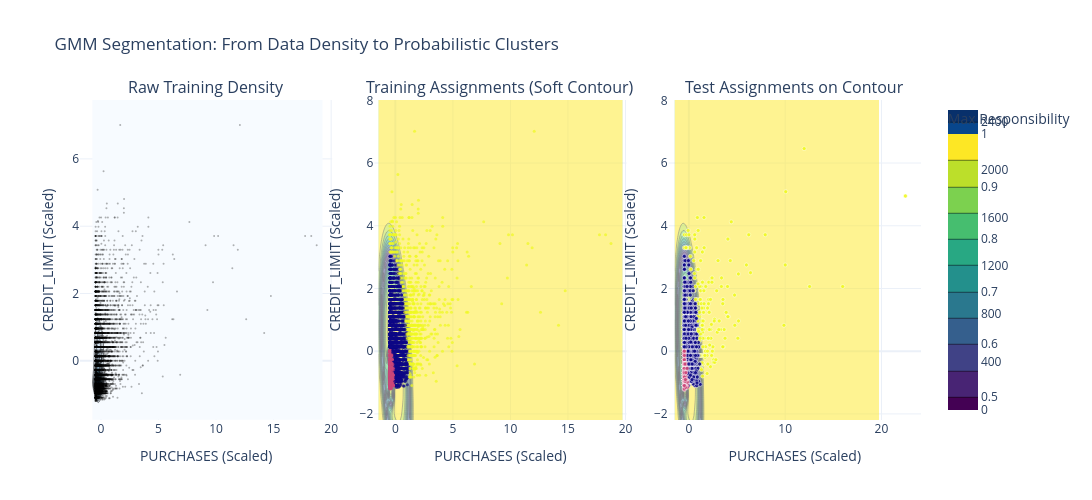

This figure's notebook cell:
### Markdown cell above
### Evaluation of the Visualizations and the Expectation Vector

The continuous background contour map visually demonstrates the mathematical properties proven in Part 3. By calculating the responsibility over a dense grid of coordinates $x_{\text{grid}}$, we calculate the soft assignment expectation vector $\mathbb{E}[Z_i \mid X_i = x_{\text{grid}}]$ at every location. 

The color mapping plots the maximum of this vector (the maximum responsibility $\max_{k} \gamma_{ik}$). In regions near the structural cluster centers ($\mu_k$), the color indicates high confidence (approaching 1.0), meaning the expectation vector is highly localized to a single one-hot encoded state. As the physical coordinate traverses the space and transitions between two clusters, the contour visually darkens or lightens in the valleys. These valleys represent the decision boundaries where $\mathbb{E}[Z_i \mid X_i = x_{\text{grid}}]$ becomes uniformly distributed (e.g., $[0.5, 0.5]$), vividly mapping the inherent mathematical uncertainty of probabilistic clustering onto the feature space. Overlaying out-of-sample test points confirms that the regions of highest latent ambiguity are consistent between both seen and unseen data.

### Code cell
import pandas as pd
import numpy as np
import plotly.graph_objects as go
from plotly.subplots import make_subplots
from sklearn.mixture import GaussianMixture
from sklearn.preprocessing import StandardScaler
from sklearn.model_selection import train_test_split

class GMMFinancialSegmenter:
    def __init__(self, data_url, features=['PURCHASES', 'CREDIT_LIMIT'], n_components=3, random_state=42):
        self.data_url = data_url
        self.features = features
        self.n_components = n_components
        self.random_state = random_state
        self.scaler = StandardScaler()
        self.gmm = GaussianMixture(
            n_components=self.n_components, 
            covariance_type='full', 
            random_state=self.random_state
        )
        
    def load_and_preprocess(self):
        print("Downloading dataset directly from the web...")
        # Read the raw CSV directly from a public GitHub repository hosting the Kaggle data
        df = pd.read_csv(self.data_url)
        df = df.dropna(subset=self.features)
        
        X = df[self.features].values
        X_scaled = self.scaler.fit_transform(X)
        
        self.X_train, self.X_test = train_test_split(
            X_scaled, test_size=0.2, random_state=self.random_state
        )
        print(f"Data successfully loaded and split: {len(self.X_train)} train samples, {len(self.X_test)} test samples.")
        
    def fit_evaluate(self):
        print("Fitting Gaussian Mixture Model...")
        # EM Execution
        self.gmm.fit(self.X_train)
        
        print(f"EM Algorithm Converged: {self.gmm.converged_}")
        print(f"Number of Iterations: {self.gmm.n_iter_}")
        
        # Out-of-Sample Validation
        test_log_likelihood = self.gmm.score(self.X_test)
        print(f"Average Out-of-Sample Log-Likelihood: {test_log_likelihood:.4f}")
        
    def _create_mesh_grid(self, padding=1.0, resolution=150):
        # Create a coordinate grid spanning the data range
        x_min, x_max = self.X_train[:, 0].min() - padding, self.X_train[:, 0].max() + padding
        y_min, y_max = self.X_train[:, 1].min() - padding, self.X_train[:, 1].max() + padding
        xx, yy = np.meshgrid(np.linspace(x_min, x_max, resolution), 
                             np.linspace(y_min, y_max, resolution))
        grid_points = np.c_[xx.ravel(), yy.ravel()]
        return xx, yy, grid_points

    def generate_visualizations(self):
        print("Generating visualizations...")
        xx, yy, grid_points = self._create_mesh_grid()
        
        # Calculate responsibilities (gamma_ik) for the grid points
        # predict_proba returns E[Z_i | X_i = x_grid]
        grid_responsibilities = self.gmm.predict_proba(grid_points)
        max_responsibilities = grid_responsibilities.max(axis=1).reshape(xx.shape)

        fig = make_subplots(rows=1, cols=3, 
                            subplot_titles=('Raw Training Density', 
                                            'Training Assignments (Soft Contour)', 
                                            'Test Assignments on Contour'),
                            horizontal_spacing=0.05)

        # 1. 2D Density Heatmap
        fig.add_trace(go.Histogram2dContour(
            x=self.X_train[:, 0], y=self.X_train[:, 1],
            colorscale='Blues', reversescale=False,
            xaxis='x1', yaxis='y1'
        ), row=1, col=1)
        fig.add_trace(go.Scatter(
            x=self.X_train[:, 0], y=self.X_train[:, 1],
            mode='markers', marker=dict(size=2, color='black', opacity=0.3)
        ), row=1, col=1)

        # 2. Training Assignments with Contours
        fig.add_trace(go.Contour(
            x=xx[0], y=yy[:,0], z=max_responsibilities,
            colorscale='Viridis', opacity=0.5, showscale=False
        ), row=1, col=2)
        train_labels = self.gmm.predict(self.X_train)
        fig.add_trace(go.Scatter(
            x=self.X_train[:, 0], y=self.X_train[:, 1], mode='markers',
            marker=dict(size=3, color=train_labels, colorscale='Plasma', opacity=0.7)
        ), row=1, col=2)

        # 3. Test Assignments on Contour
        fig.add_trace(go.Contour(
            x=xx[0], y=yy[:,0], z=max_responsibilities,
            colorscale='Viridis', opacity=0.5, showscale=True,
            colorbar=dict(title='Max Responsibility', x=1.02)
        ), row=1, col=3)
        test_labels = self.gmm.predict(self.X_test)
        fig.add_trace(go.Scatter(
            x=self.X_test[:, 0], y=self.X_test[:, 1], mode='markers',
            marker=dict(size=4, color=test_labels, colorscale='Plasma', opacity=0.9,
                        line=dict(width=0.5, color='white'))
        ), row=1, col=3)

        fig.update_layout(
            height=500, width=1400, 
            title_text="GMM Segmentation: From Data Density to Probabilistic Clusters",
            showlegend=False,
            template="plotly_white"
        )
        
        for i in range(1, 4):
            fig.update_xaxes(title_text=self.features[0] + " (Scaled)", row=1, col=i)
            fig.update_yaxes(title_text=self.features[1] + " (Scaled)", row=1, col=i)

        fig.show()


if __name__ == "__main__":
    # Public Raw GitHub URL containing the specific CC GENERAL.csv dataset
    RAW_DATA_URL = "https://raw.githubusercontent.com/RAHULKASHYAP02/Credit-Card-Segmentation/master/CC%20GENERAL.csv"
    
    # Initialize, run, and plot
    segmenter = GMMFinancialSegmenter(data_url=RAW_DATA_URL)
    segmenter.load_and_preprocess()
    segmenter.fit_evaluate()
    segmenter.generate_visualizations()

### Figure 1 — Plotly figure (JSON) as saved in the notebook; plotly's stock layout.template omitted (floating-point values rounded to 4 significant figures; data arrays with more than 128 entries replaced by an {"elided": "..."} marker saying what was removed)
{"data": [{"colorscale": [[0, "rgb(247,251,255)"], [0.125, "rgb(222,235,247)"], [0.25, "rgb(198,219,239)"], [0.375, "rgb(158,202,225)"], [0.5, "rgb(107,174,214)"], [0.625, "rgb(66,146,198)"], [0.75, "rgb(33,113,181)"], [0.875, "rgb(8,81,156)"], [1, "rgb(8,48,107)"]], "reversescale": false, "type": "histogram2dcontour", "x": {"elided": "7159 float values"}, "xaxis": "x", "y": {"elided": "7159 float values"}, "yaxis": "y"}, {"marker": {"color": "black", "opacity": 0.3, "size": 2}, "mode": "markers", "type": "scatter", "x": {"elided": "7159 float values"}, "xaxis": "x", "y": {"elided": "7159 float values"}, "yaxis": "y"}, {"colorscale": [[0, "#440154"], [0.1111, "#482878"], [0.2222, "#3e4989"], [0.3333, "#31688e"], [0.4444, "#26828e"], [0.5556, "#1f9e89"], [0.6667, "#35b779"], [0.7778, "#6ece58"], [0.8889, "#b5de2b"], [1, "#fde725"]], "opacity": 0.5, "showscale": false, "type": "contour", "x": {"elided": "150 float values"}, "xaxis": "x2", "y": {"elided": "150 float values"}, "yaxis": "y2", "z": {"elided": "150x150 float values"}}, {"marker": {"color": {"elided": "7159 int values"}, "colorscale": [[0, "#0d0887"], [0.1111, "#46039f"], [0.2222, "#7201a8"], [0.3333, "#9c179e"], [0.4444, "#bd3786"], [0.5556, "#d8576b"], [0.6667, "#ed7953"], [0.7778, "#fb9f3a"], [0.8889, "#fdca26"], [1, "#f0f921"]], "opacity": 0.7, "size": 3}, "mode": "markers", "type": "scatter", "x": {"elided": "7159 float values"}, "xaxis": "x2", "y": {"elided": "7159 float values"}, "yaxis": "y2"}, {"colorbar": {"title": {"text": "Max Responsibility"}, "x": 1.02}, "colorscale": [[0, "#440154"], [0.1111, "#482878"], [0.2222, "#3e4989"], [0.3333, "#31688e"], [0.4444, "#26828e"], [0.5556, "#1f9e89"], [0.6667, "#35b779"], [0.7778, "#6ece58"], [0.8889, "#b5de2b"], [1, "#fde725"]], "opacity": 0.5, "showscale": true, "type": "contour", "x": {"elided": "150 float values"}, "xaxis": "x3", "y": {"elided": "150 float values"}, "yaxis": "y3", "z": {"elided": "150x150 float values"}}, {"marker": {"color": {"elided": "1790 int values"}, "colorscale": [[0, "#0d0887"], [0.1111, "#46039f"], [0.2222, "#7201a8"], [0.3333, "#9c179e"], [0.4444, "#bd3786"], [0.5556, "#d8576b"], [0.6667, "#ed7953"], [0.7778, "#fb9f3a"], [0.8889, "#fdca26"], [1, "#f0f921"]], "line": {"color": "white", "width": 0.5}, "opacity": 0.9, "size": 4}, "mode": "markers", "type": "scatter", "x": {"elided": "1790 float values"}, "xaxis": "x3", "y": {"elided": "1790 float values"}, "yaxis": "y3"}], "layout": {"annotations": [{"font": {"size": 16}, "showarrow": false, "text": "Raw Training Density", "x": 0.15, "xanchor": "center", "xref": "paper", "y": 1, "yanchor": "bottom", "yref": "paper"}, {"font": {"size": 16}, "showarrow": false, "text": "Training Assignments (Soft Contour)", "x": 0.5, "xanchor": "center", "xref": "paper", "y": 1, "yanchor": "bottom", "yref": "paper"}, {"font": {"size": 16}, "showarrow": false, "text": "Test Assignments on Contour", "x": 0.85, "xanchor": "center", "xref": "paper", "y": 1, "yanchor": "bottom", "yref": "paper"}], "height": 500, "showlegend": false, "title": {"text": "GMM Segmentation: From Data Density to Probabilistic Clusters"}, "width": 1400, "xaxis": {"anchor": "y", "domain": [0, 0.3], "title": {"text": "PURCHASES (Scaled)"}}, "xaxis2": {"anchor": "y2", "domain": [0.35, 0.65], "title": {"text": "PURCHASES (Scaled)"}}, "xaxis3": {"anchor": "y3", "domain": [0.7, 1], "title": {"text": "PURCHASES (Scaled)"}}, "yaxis": {"anchor": "x", "domain": [0, 1], "title": {"text": "CREDIT_LIMIT (Scaled)"}}, "yaxis2": {"anchor": "x2", "domain": [0, 1], "title": {"text": "CREDIT_LIMIT (Scaled)"}}, "yaxis3": {"anchor": "x3", "domain": [0, 1], "title": {"text": "CREDIT_LIMIT (Scaled)"}}}}
